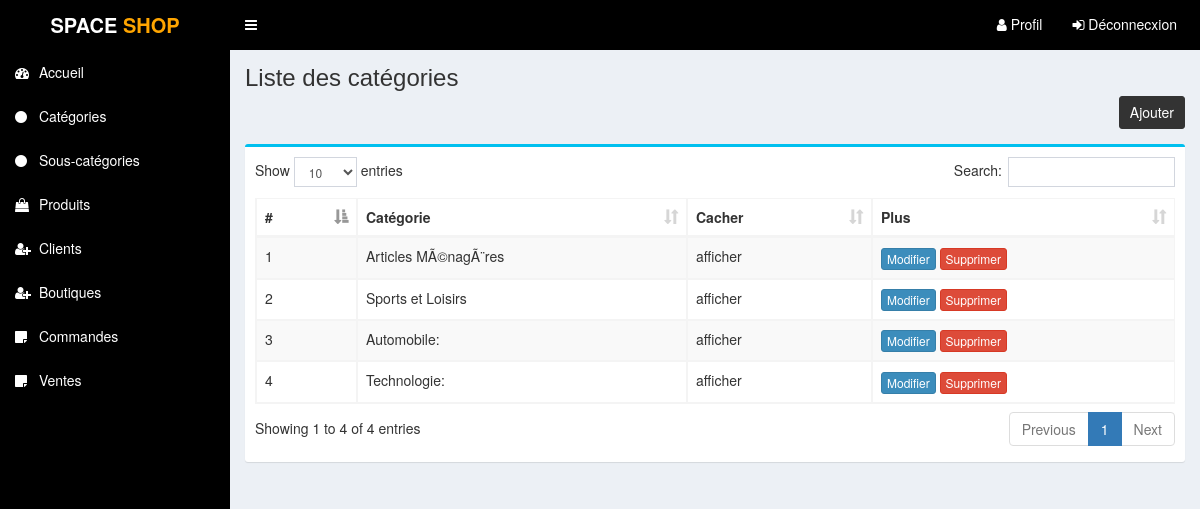
The page /admin/categorie.php (signed in) on the database as committed earlier.
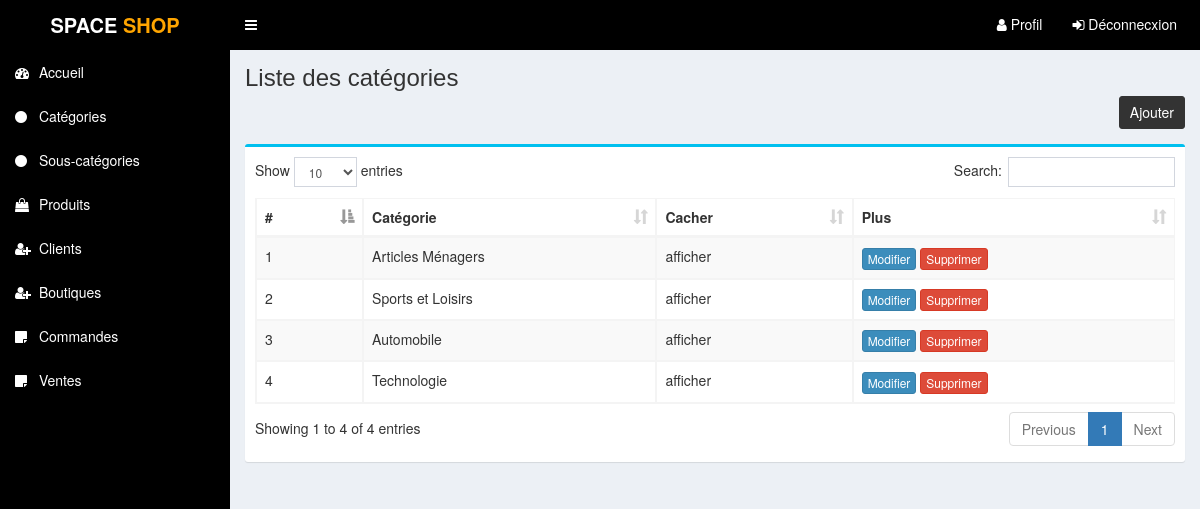
The same page on the database as committed later.
### tables this page shows
CREATE TABLE IF NOT EXISTS `table_cat` (
  `id_categorie` int(11) NOT NULL AUTO_INCREMENT,
  `cat_nom` varchar(255) NOT NULL,
  `aff_ach` int(1) NOT NULL,
  PRIMARY KEY (`id_categorie`)
);

### fonctions/categorie.php (called while the page is built, shortened)
<?php
function affiche_categorie()
{
    $pdo = pdo();
    $stmt = $pdo->prepare("SELECT * FROM table_cat ORDER BY id_categorie DESC");
    $stmt->execute();
    $rs = $stmt->fetchAll(PDO::FETCH_ASSOC);
    return $rs;
}

### admin/categorie.php (the view, shortened to what this page needs)
<?php require_once('header.php'); ?>
<?php
include_once "../fonctions/categorie.php";
$i=0;
$rs=affiche_categorie();
?>
<section class="content-header">
	<div class="content-header-left">
		<h1>Liste des catégories</h1>
	</div>
	<div class="content-header-right">
		<a href="ajouter_categorie.php" class="btn btn-primary btn-sm">Ajouter</a>
	</div>
</section>
<section class="content">
  <div class="row">
    <div class="col-md-12">
      <div class="box box-info">
        <div class="box-body table-responsive">
          <table id="example1" class="table table-bordered table-hover table-striped">
             <thead>
                 <tr>
                     <th>#</th>
                     <th>Catégorie</th>
                     <th>Cacher</th>
                     <th>Plus</th>
                 </tr>
             </thead>
             <tbody>
               <?php
               foreach ($rs as $row) {
                $i++;
                ?>
                <tr>
                   <td><?php echo $i; ?></td>
                   <td><?php echo $row['cat_nom']; ?></td>
                   <td>
                    <?php
                    if($row['aff_ach'] == 1) {
                        echo 'afficher';
                    } else {
                        echo 'cacher';
                    }
                    ?>
                </td>
                <td>
                   <a href="modifie_categorie.php?id=<?php echo $row['id_categorie']; ?>" class="btn btn-primary btn-xs">Modifier</a>
                   <a href="#" class="btn btn-danger btn-xs" data-href="../fonctions/supp_categorie.php?id=<?php echo $row['id_categorie']; ?>" data-toggle="modal" data-target="#confirm-delete">Supprimer</a>
               </td>
           </tr>
           <?php
       }
       ?>
   </tbody>
</table>
</div>
</div>
</section>
<?php require_once('footer.php'); ?>

Rows that differ between the two databases and show on the page:
changed table_cat: cat_nom "Articles MÃ©nagÃ¨res" → "Articles Ménagers"
changed table_cat: cat_nom "Automobile:" → "Automobile"
changed table_cat: cat_nom "Technologie:" → "Technologie"
